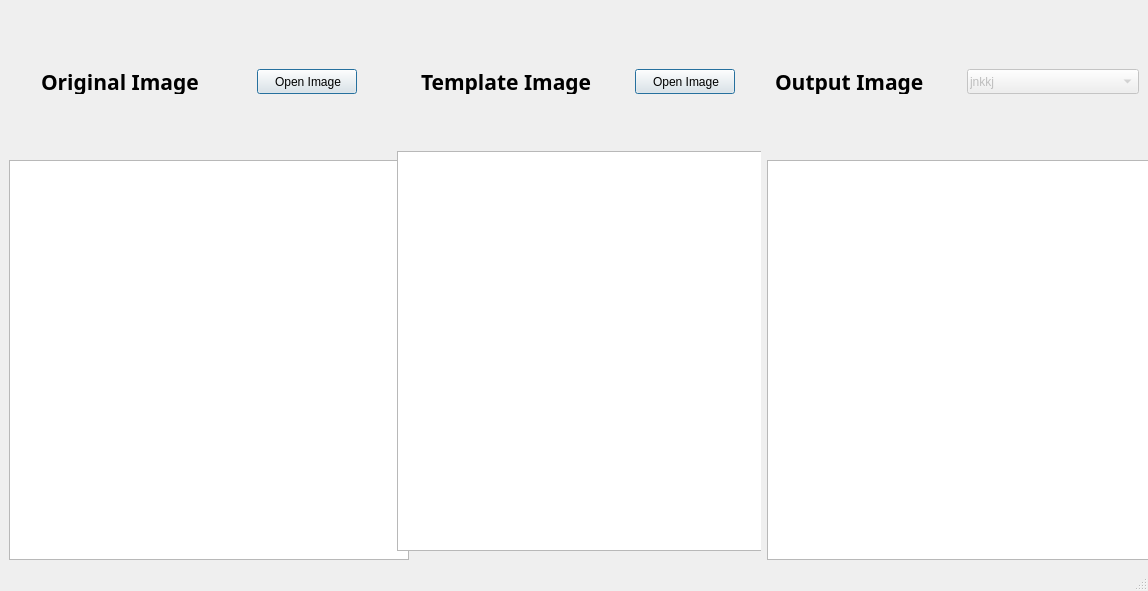
<?xml version="1.0" encoding="UTF-8"?>
<ui version="4.0">
 <class>MainWindow</class>
 <widget class="QMainWindow" name="MainWindow">
  <property name="windowModality">
   <enum>Qt::ApplicationModal</enum>
  </property>
  <property name="geometry">
   <rect>
    <x>0</x>
    <y>0</y>
    <width>1148</width>
    <height>591</height>
   </rect>
  </property>
  <property name="sizePolicy">
   <sizepolicy hsizetype="Maximum" vsizetype="Maximum">
    <horstretch>0</horstretch>
    <verstretch>0</verstretch>
   </sizepolicy>
  </property>
  <property name="minimumSize">
   <size>
    <width>1148</width>
    <height>591</height>
   </size>
  </property>
  <property name="maximumSize">
   <size>
    <width>16777215</width>
    <height>16777215</height>
   </size>
  </property>
  <property name="font">
   <font>
    <pointsize>12</pointsize>
   </font>
  </property>
  <property name="windowTitle">
   <string>FeaturVio</string>
  </property>
  <property name="styleSheet">
   <string notr="true">QWidget{
padding-left: 2px
}</string>
  </property>
  <widget class="QWidget" name="centralwidget">
   <layout class="QHBoxLayout" name="horizontalLayout_4">
    <item>
     <layout class="QVBoxLayout" name="verticalLayout">
      <item>
       <layout class="QHBoxLayout" name="horizontalLayout">
        <property name="spacing">
         <number>0</number>
        </property>
        <property name="sizeConstraint">
         <enum>QLayout::SetMinimumSize</enum>
        </property>
        <item alignment="Qt::AlignVCenter">
         <widget class="QLabel" name="imageLabel_1">
          <property name="sizePolicy">
           <sizepolicy hsizetype="Expanding" vsizetype="Expanding">
            <horstretch>0</horstretch>
            <verstretch>0</verstretch>
           </sizepolicy>
          </property>
          <property name="minimumSize">
           <size>
            <width>200</width>
            <height>25</height>
           </size>
          </property>
          <property name="maximumSize">
           <size>
            <width>120</width>
            <height>25</height>
           </size>
          </property>
          <property name="font">
           <font>
            <family>AlHor</family>
            <pointsize>16</pointsize>
            <weight>75</weight>
            <bold>true</bold>
           </font>
          </property>
          <property name="text">
           <string>Original Image</string>
          </property>
         </widget>
        </item>
        <item alignment="Qt::AlignVCenter">
         <widget class="QPushButton" name="open_image">
          <property name="sizePolicy">
           <sizepolicy hsizetype="Expanding" vsizetype="Expanding">
            <horstretch>0</horstretch>
            <verstretch>0</verstretch>
           </sizepolicy>
          </property>
          <property name="minimumSize">
           <size>
            <width>90</width>
            <height>25</height>
           </size>
          </property>
          <property name="maximumSize">
           <size>
            <width>100</width>
            <height>25</height>
           </size>
          </property>
          <property name="text">
           <string>Open Image</string>
          </property>
          <property name="autoDefault">
           <bool>false</bool>
          </property>
          <property name="default">
           <bool>true</bool>
          </property>
          <property name="flat">
           <bool>false</bool>
          </property>
         </widget>
        </item>
       </layout>
      </item>
      <item alignment="Qt::AlignHCenter">
       <widget class="PhotoViewer" name="original_image">
        <property name="sizePolicy">
         <sizepolicy hsizetype="Fixed" vsizetype="Fixed">
          <horstretch>0</horstretch>
          <verstretch>0</verstretch>
         </sizepolicy>
        </property>
        <property name="minimumSize">
         <size>
          <width>400</width>
          <height>400</height>
         </size>
        </property>
        <property name="maximumSize">
         <size>
          <width>16777215</width>
          <height>16777215</height>
         </size>
        </property>
        <property name="sizeIncrement">
         <size>
          <width>10</width>
          <height>10</height>
         </size>
        </property>
        <property name="baseSize">
         <size>
          <width>210</width>
          <height>210</height>
         </size>
        </property>
        <property name="styleSheet">
         <string notr="true"/>
        </property>
       </widget>
      </item>
     </layout>
    </item>
    <item>
     <widget class="QWidget" name="template_widget" native="true">
      <layout class="QVBoxLayout" name="template_box">
       <item>
        <layout class="QHBoxLayout" name="horizontalLayout_3">
         <item alignment="Qt::AlignVCenter">
          <widget class="QLabel" name="imageLabel_3">
           <property name="sizePolicy">
            <sizepolicy hsizetype="Expanding" vsizetype="Expanding">
             <horstretch>0</horstretch>
             <verstretch>0</verstretch>
            </sizepolicy>
           </property>
           <property name="minimumSize">
            <size>
             <width>200</width>
             <height>25</height>
            </size>
           </property>
           <property name="maximumSize">
            <size>
             <width>120</width>
             <height>25</height>
            </size>
           </property>
           <property name="font">
            <font>
             <family>AlHor</family>
             <pointsize>16</pointsize>
             <weight>75</weight>
             <bold>true</bold>
            </font>
           </property>
           <property name="text">
            <string>Template Image</string>
           </property>
          </widget>
         </item>
         <item alignment="Qt::AlignVCenter">
          <widget class="QPushButton" name="open_template_image">
           <property name="minimumSize">
            <size>
             <width>90</width>
             <height>25</height>
            </size>
           </property>
           <property name="maximumSize">
            <size>
             <width>100</width>
             <height>25</height>
            </size>
           </property>
           <property name="text">
            <string>Open Image</string>
           </property>
           <property name="default">
            <bool>true</bool>
           </property>
          </widget>
         </item>
        </layout>
       </item>
       <item alignment="Qt::AlignHCenter">
        <widget class="PhotoViewer" name="template_image">
         <property name="sizePolicy">
          <sizepolicy hsizetype="Fixed" vsizetype="Fixed">
           <horstretch>0</horstretch>
           <verstretch>0</verstretch>
          </sizepolicy>
         </property>
         <property name="minimumSize">
          <size>
           <width>400</width>
           <height>400</height>
          </size>
         </property>
         <property name="maximumSize">
          <size>
           <width>16777215</width>
           <height>16777215</height>
          </size>
         </property>
        </widget>
       </item>
      </layout>
     </widget>
    </item>
    <item>
     <layout class="QVBoxLayout" name="verticalLayout_2">
      <item>
       <layout class="QHBoxLayout" name="horizontalLayout_2">
        <property name="spacing">
         <number>0</number>
        </property>
        <item alignment="Qt::AlignVCenter">
         <widget class="QLabel" name="imageLabel_2">
          <property name="sizePolicy">
           <sizepolicy hsizetype="Expanding" vsizetype="Expanding">
            <horstretch>0</horstretch>
            <verstretch>0</verstretch>
           </sizepolicy>
          </property>
          <property name="minimumSize">
           <size>
            <width>200</width>
            <height>25</height>
           </size>
          </property>
          <property name="maximumSize">
           <size>
            <width>120</width>
            <height>25</height>
           </size>
          </property>
          <property name="font">
           <font>
            <family>AlHor</family>
            <pointsize>16</pointsize>
            <weight>75</weight>
            <bold>true</bold>
           </font>
          </property>
          <property name="text">
           <string>Output Image</string>
          </property>
         </widget>
        </item>
        <item alignment="Qt::AlignVCenter">
         <widget class="QComboBox" name="features_combobox">
          <property name="enabled">
           <bool>false</bool>
          </property>
          <property name="sizePolicy">
           <sizepolicy hsizetype="Expanding" vsizetype="Fixed">
            <horstretch>0</horstretch>
            <verstretch>0</verstretch>
           </sizepolicy>
          </property>
          <property name="minimumSize">
           <size>
            <width>160</width>
            <height>25</height>
           </size>
          </property>
          <property name="maximumSize">
           <size>
            <width>240</width>
            <height>25</height>
           </size>
          </property>
          <property name="editable">
           <bool>false</bool>
          </property>
          <property name="placeholderText">
           <string>jnkkj</string>
          </property>
          <item>
           <property name="text">
            <string>Harris Response</string>
           </property>
          </item>
          <item>
           <property name="text">
            <string>Corners</string>
           </property>
          </item>
          <item>
           <property name="text">
            <string>SIFT</string>
           </property>
          </item>
          <item>
           <property name="text">
            <string>SSD</string>
           </property>
          </item>
          <item>
           <property name="text">
            <string>NCC</string>
           </property>
          </item>
         </widget>
        </item>
       </layout>
      </item>
      <item alignment="Qt::AlignHCenter|Qt::AlignVCenter">
       <widget class="PhotoViewer" name="output_image">
        <property name="sizePolicy">
         <sizepolicy hsizetype="Fixed" vsizetype="Fixed">
          <horstretch>0</horstretch>
          <verstretch>0</verstretch>
         </sizepolicy>
        </property>
        <property name="minimumSize">
         <size>
          <width>400</width>
          <height>400</height>
         </size>
        </property>
        <property name="maximumSize">
         <size>
          <width>16777215</width>
          <height>16777215</height>
         </size>
        </property>
        <property name="sizeIncrement">
         <size>
          <width>10</width>
          <height>10</height>
         </size>
        </property>
        <property name="baseSize">
         <size>
          <width>210</width>
          <height>210</height>
         </size>
        </property>
       </widget>
      </item>
     </layout>
    </item>
   </layout>
  </widget>
  <widget class="QStatusBar" name="statusbar"/>
  <widget class="QToolBar" name="toolBar">
   <property name="maximumSize">
    <size>
     <width>16777215</width>
     <height>0</height>
    </size>
   </property>
   <property name="windowTitle">
    <string>toolBar</string>
   </property>
   <attribute name="toolBarArea">
    <enum>TopToolBarArea</enum>
   </attribute>
   <attribute name="toolBarBreak">
    <bool>false</bool>
   </attribute>
   <addaction name="actionReset"/>
  </widget>
  <action name="actionReset">
   <property name="text">
    <string>reset</string>
   </property>
   <property name="shortcut">
    <string>Ctrl+R</string>
   </property>
  </action>
 </widget>
 <customwidgets>
  <customwidget>
   <class>PhotoViewer</class>
   <extends>QGraphicsView</extends>
   <header>widgets/photoviewer.h</header>
  </customwidget>
 </customwidgets>
 <resources/>
 <connections/>
</ui>
